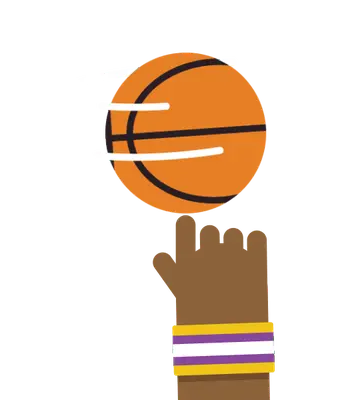
#> input picture attp/images/ui/attp-basketball-loader.webp, 360 x 400 px
$ python -i build-basketball-loader.py   (imports and definitions only)
#> lines starting #> are read from the running program, lines starting #| are printed output that depends on the picture
#> further down, picture is the input picture: PIL image 360x400 RGBA; mean R, G, B, A 57.9, 40, 23.9, 66.9
#!/usr/bin/env python3
"""Key the supplied animated GIF into a small, transparent WebP loader.

Usage: python3 scripts/build-basketball-loader.py /path/to/source.gif
Requires Pillow (with animated WebP support) and NumPy. Retains source timing;
does not redraw, interpolate, or generate replacement animation frames.
"""

import argparse
from pathlib import Path

import numpy as np
from PIL import Image, ImageSequence


def cutout(frame):
    # Keep the complete spinning ball / hand, omit unused space at the sides.
    rgb = np.asarray(frame.convert("RGB").crop((80, 0, 620, 600)))
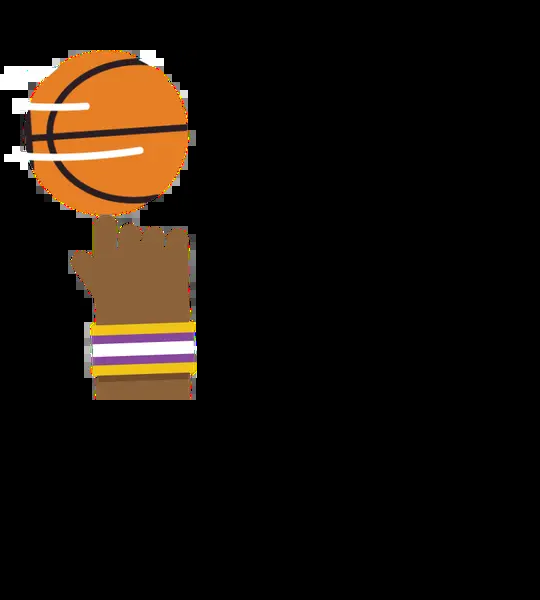
#> rgb: shape (600, 540, 3); mean R, G, B 25.3, 17.4, 10.2
    colors, inverse = np.unique(rgb.reshape(-1, 3), axis=0, return_inverse=True)
    colors = colors.astype(np.float32)
    background = np.array([0, 160, 131], dtype=np.float32)
    # The illustration's flat inks let us unmix antialiased edge pixels from
    # teal, instead of leaving green fringes against the site's dark backdrop.
    inks = np.array([
        [230, 127, 37], [140, 98, 57], [255, 255, 255], [42, 30, 36],
        [239, 197, 24], [135, 72, 155], [114, 76, 44],
    ], dtype=np.float32)
    vectors = inks - background
    alpha = np.clip(((colors - background) @ vectors.T) /
                    np.sum(vectors * vectors, axis=1), 0, 1)
    fitted = background + alpha[..., None] * vectors
    errors = np.linalg.norm(fitted - colors[:, None, :], axis=2)
    best = errors.argmin(axis=1)
#> best = 12266 values, max 6 at index 1427, min 0 at index 1668, mean 2.12
    rows = np.arange(len(colors))
#> rows = 12266 values from 0 to 12265
    edge_alpha = alpha[rows, best]
#> edge_alpha = 12266 values, max 1 at index 0, min 0.288 at index 1668, mean 0.899
    keyed = (errors[rows, best] < 14) & (edge_alpha < 0.98)
    rgba = np.column_stack((colors, np.full(len(colors), 255))).astype(np.uint8)
    rgba[keyed, :3] = inks[best[keyed]].astype(np.uint8)
    rgba[keyed, 3] = np.round(edge_alpha[keyed] * 255).astype(np.uint8)
    rgba[rgba[:, 3] < 5] = 0
    result = Image.fromarray(rgba[inverse].reshape(rgb.shape[0], rgb.shape[1], 4))
    return result.resize((360, 400), Image.Resampling.LANCZOS)


def main():
    parser = argparse.ArgumentParser(description=__doc__)
    parser.add_argument("source", type=Path)
    args = parser.parse_args()
    destination = Path(__file__).resolve().parents[1] / "images" / "ui"
    with Image.open(args.source) as source:
        if source.size != (800, 600):
            raise ValueError("Expected the supplied 800 × 600 basketball GIF")
        frames, durations = [], []
        for frame in ImageSequence.Iterator(source):
            durations.append(frame.info.get("duration", 40))
            frames.append(cutout(frame))
    animated = destination / "attp-basketball-loader.webp"
    frames[0].save(destination / "attp-basketball-loader-still.webp",
                   quality=90, method=4)
    frames[0].save(animated, save_all=True, append_images=frames[1:],
                   duration=durations, loop=0, quality=72, method=4)
    print(f"{len(frames)} frames, {sum(durations)} ms, {animated.stat().st_size:,} bytes")


# [2 lines not run here, left out]

>>> from PIL import Image
>>> picture = Image.open('../images/ui/attp-basketball-loader.webp')
>>> result = cutout(picture)
